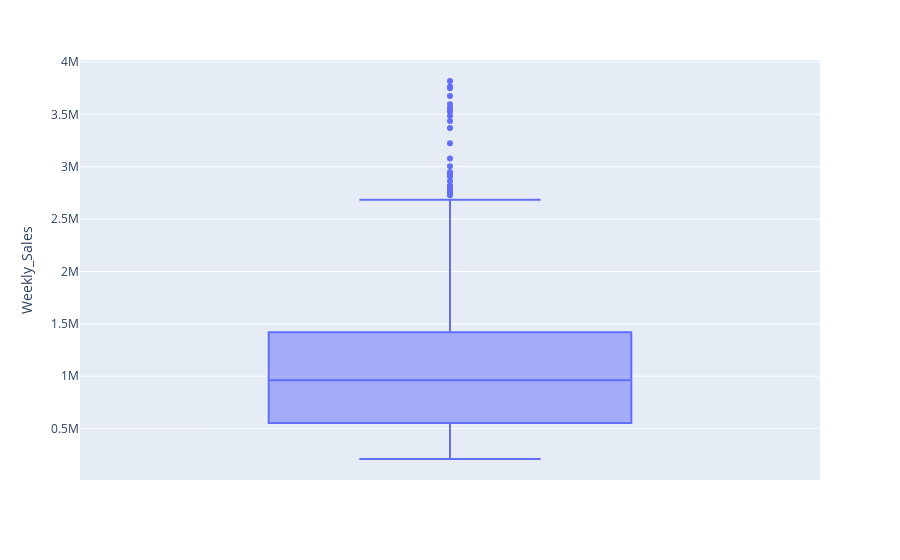

The code cell stored with this chart in its notebook:
### Code cell
fig = px.box(df, y="Weekly_Sales") #Several outliers, again close to median
fig.show()

### Figure 1 — Plotly figure (JSON) as saved in the notebook; plotly's stock layout.template omitted (floating-point values rounded to 4 significant figures; data arrays with more than 128 entries replaced by an {"elided": "..."} marker saying what was removed)
{"data": [{"alignmentgroup": "True", "hovertemplate": "Weekly_Sales=%{y}<extra></extra>", "legendgroup": "", "marker": {"color": "#636efa"}, "name": "", "notched": false, "offsetgroup": "", "orientation": "v", "showlegend": false, "type": "box", "x0": " ", "xaxis": "x", "y": {"elided": "6435 float values"}, "y0": " ", "yaxis": "y"}], "layout": {"boxmode": "group", "legend": {"tracegroupgap": 0}, "margin": {"t": 60}, "xaxis": {"anchor": "y", "domain": [0, 1]}, "yaxis": {"anchor": "x", "domain": [0, 1], "title": {"text": "Weekly_Sales"}}}}
